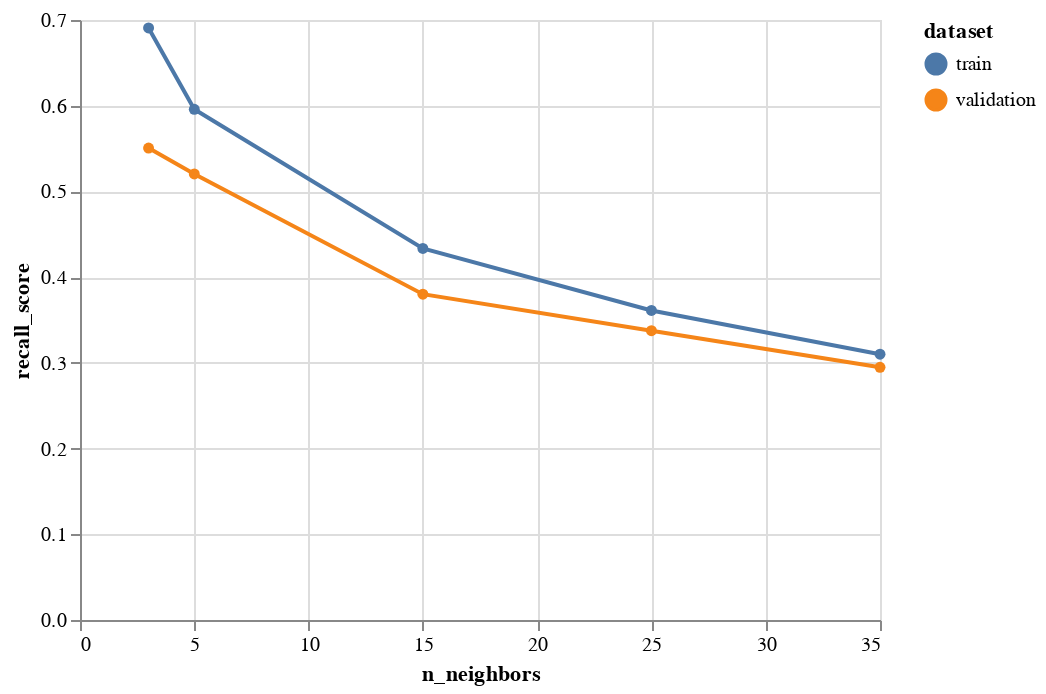

The cell this chart's notebook holds for it:
### Markdown cell above
**[3.2]** Plot results to compare

### Code cell
compare_train_test(knn_euc)

### Figure 1 — Vega-Lite specification as saved in the notebook (floating-point values rounded to 4 significant figures)
{"config": {"view": {"continuousWidth": 400, "continuousHeight": 300}}, "data": {"name": "data-ee6067ec81e7559ab531d4a402490f4b"}, "mark": {"type": "line", "point": true}, "encoding": {"color": {"type": "nominal", "field": "dataset"}, "x": {"type": "quantitative", "field": "n_neighbors"}, "y": {"type": "quantitative", "field": "recall_score"}}, "$schema": "https://vega.github.io/schema/vega-lite/v4.8.1.json", "datasets": {"data-ee6067ec81e7559ab531d4a402490f4b": [{"n_neighbors": 3, "recall_score": 0.6908, "dataset": "train", "overfitting": 0.1402}, {"n_neighbors": 3, "recall_score": 0.5506, "dataset": "validation", "overfitting": 0.1402}, {"n_neighbors": 5, "recall_score": 0.5958, "dataset": "train", "overfitting": 0.0754}, {"n_neighbors": 5, "recall_score": 0.5204, "dataset": "validation", "overfitting": 0.0754}, {"n_neighbors": 15, "recall_score": 0.4335, "dataset": "train", "overfitting": 0.05335}, {"n_neighbors": 15, "recall_score": 0.3801, "dataset": "validation", "overfitting": 0.05335}, {"n_neighbors": 25, "recall_score": 0.3611, "dataset": "train", "overfitting": 0.02366}, {"n_neighbors": 25, "recall_score": 0.3375, "dataset": "validation", "overfitting": 0.02366}, {"n_neighbors": 35, "recall_score": 0.3101, "dataset": "train", "overfitting": 0.01527}, {"n_neighbors": 35, "recall_score": 0.2948, "dataset": "validation", "overfitting": 0.01527}]}}
